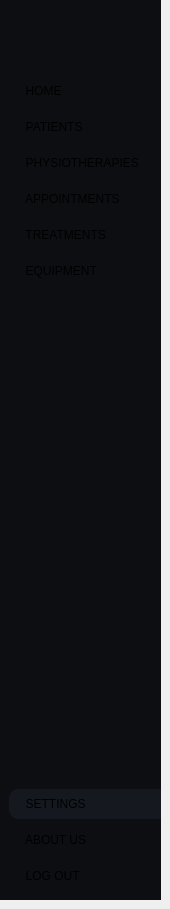
    <widget class="QWidget" name="settings_page">
     <property name="styleSheet">
      <string notr="true">#settings_page{
background-color : #15191f ; 
}</string>
     </property>
     <widget class="QWidget" name="SideMenu_7" native="true">
      <property name="geometry">
       <rect>
        <x>0</x>
        <y>0</y>
        <width>161</width>
        <height>900</height>
       </rect>
      </property>
      <property name="minimumSize">
       <size>
        <width>161</width>
        <height>900</height>
       </size>
      </property>
      <property name="maximumSize">
       <size>
        <width>161</width>
        <height>900</height>
       </size>
      </property>
      <property name="cursor">
       <cursorShape>CrossCursor</cursorShape>
      </property>
      <property name="styleSheet">
       <string notr="true">#SideMenu_7{
background-color : #0c0e12 ;
}
#SideMenu_7 QPushButton{
text-align : left ; 
padding  : 8px 10px ; 
border-top-left-radius : 10px ;
border-bottom-left-radius : 10px ; 
}
#SideMenu_7 QPushButton:hover {
    background-color: #15191f ; 
}</string>
      </property>
      <layout class="QVBoxLayout" name="verticalLayout_13">
       <property name="leftMargin">
        <number>9</number>
       </property>
       <property name="rightMargin">
        <number>0</number>
       </property>
       <item>
        <widget class="QLabel" name="label_5">
         <property name="minimumSize">
          <size>
           <width>0</width>
           <height>61</height>
          </size>
         </property>
         <property name="maximumSize">
          <size>
           <width>16777215</width>
           <height>45</height>
          </size>
         </property>
         <property name="styleSheet">
          <string notr="true">max-height : 45px ; 
margin-right : 9px ; </string>
         </property>
         <property name="text">
          <string/>
         </property>
         <property name="pixmap">
          <pixmap>../assets/solid care white version.png</pixmap>
         </property>
         <property name="scaledContents">
          <bool>true</bool>
         </property>
         <property name="alignment">
          <set>Qt::AlignCenter</set>
         </property>
        </widget>
       </item>
       <item>
        <widget class="QWidget" name="frame7_1" native="true">
         <property name="sizePolicy">
          <sizepolicy hsizetype="Ignored" vsizetype="Preferred">
           <horstretch>0</horstretch>
           <verstretch>0</verstretch>
          </sizepolicy>
         </property>
         <property name="minimumSize">
          <size>
           <width>131</width>
           <height>0</height>
          </size>
         </property>
         <layout class="QVBoxLayout" name="verticalLayout_27">
          <property name="spacing">
           <number>6</number>
          </property>
          <property name="leftMargin">
           <number>0</number>
          </property>
          <property name="rightMargin">
           <number>0</number>
          </property>
          <item>
           <widget class="QPushButton" name="home_7">
            <property name="styleSheet">
             <string notr="true"/>
            </property>
            <property name="text">
             <string>  HOME</string>
            </property>
            <property name="icon">
             <iconset>
              <normaloff>../assets/icons/home.svg</normaloff>../assets/icons/home.svg</iconset>
            </property>
            <property name="iconSize">
             <size>
              <width>20</width>
              <height>20</height>
             </size>
            </property>
           </widget>
          </item>
          <item>
           <widget class="QPushButton" name="clients_7">
            <property name="styleSheet">
             <string notr="true"/>
            </property>
            <property name="text">
             <string>  PATIENTS</string>
            </property>
            <property name="icon">
             <iconset>
              <normaloff>../assets/icons/users.svg</normaloff>../assets/icons/users.svg</iconset>
            </property>
            <property name="iconSize">
             <size>
              <width>20</width>
              <height>20</height>
             </size>
            </property>
           </widget>
          </item>
          <item>
           <widget class="QPushButton" name="employees_7">
            <property name="styleSheet">
             <string notr="true"/>
            </property>
            <property name="text">
             <string>  PHYSIOTHERAPIES</string>
            </property>
            <property name="icon">
             <iconset>
              <normaloff>../assets/icons/users.svg</normaloff>../assets/icons/users.svg</iconset>
            </property>
            <property name="iconSize">
             <size>
              <width>20</width>
              <height>20</height>
             </size>
            </property>
           </widget>
          </item>
          <item>
           <widget class="QPushButton" name="appointements_7">
            <property name="styleSheet">
             <string notr="true"/>
            </property>
            <property name="text">
             <string>  APPOINTMENTS</string>
            </property>
            <property name="icon">
             <iconset>
              <normaloff>../assets/icons/calendar.svg</normaloff>../assets/icons/calendar.svg</iconset>
            </property>
            <property name="iconSize">
             <size>
              <width>20</width>
              <height>20</height>
             </size>
            </property>
           </widget>
          </item>
          <item>
           <widget class="QPushButton" name="treatments_7">
            <property name="styleSheet">
             <string notr="true"/>
            </property>
            <property name="text">
             <string>  TREATMENTS</string>
            </property>
            <property name="icon">
             <iconset>
              <normaloff>../assets/icons/activity.svg</normaloff>../assets/icons/activity.svg</iconset>
            </property>
            <property name="iconSize">
             <size>
              <width>20</width>
              <height>20</height>
             </size>
            </property>
           </widget>
          </item>
          <item>
           <widget class="QPushButton" name="stock_7">
            <property name="styleSheet">
             <string notr="true"/>
            </property>
            <property name="text">
             <string>  EQUIPMENT</string>
            </property>
            <property name="icon">
             <iconset>
              <normaloff>../assets/icons/layers.svg</normaloff>../assets/icons/layers.svg</iconset>
            </property>
            <property name="iconSize">
             <size>
              <width>20</width>
              <height>20</height>
             </size>
            </property>
           </widget>
          </item>
         </layout>
        </widget>
       </item>
       <item>
        <spacer name="verticalSpacer_5">
         <property name="orientation">
          <enum>Qt::Vertical</enum>
         </property>
         <property name="sizeHint" stdset="0">
          <size>
           <width>140</width>
           <height>318</height>
          </size>
         </property>
        </spacer>
       </item>
       <item>
        <widget class="QWidget" name="frame7_2" native="true">
         <layout class="QVBoxLayout" name="verticalLayout_15">
          <property name="leftMargin">
           <number>0</number>
          </property>
          <property name="rightMargin">
           <number>0</number>
          </property>
          <item>
           <widget class="QPushButton" name="settings_7">
            <property name="styleSheet">
             <string notr="true">#settings_7{
background-color : #15191f ;
} </string>
            </property>
            <property name="text">
             <string>  SETTINGS</string>
            </property>
            <property name="icon">
             <iconset>
              <normaloff>../assets/icons/settings.svg</normaloff>../assets/icons/settings.svg</iconset>
            </property>
            <property name="iconSize">
             <size>
              <width>20</width>
              <height>20</height>
             </size>
            </property>
           </widget>
          </item>
          <item>
           <widget class="QPushButton" name="about_us_7">
            <property name="styleSheet">
             <string notr="true"/>
            </property>
            <property name="text">
             <string>  ABOUT US</string>
            </property>
            <property name="icon">
             <iconset>
              <normaloff>../assets/icons/info.svg</normaloff>../assets/icons/info.svg</iconset>
            </property>
            <property name="iconSize">
             <size>
              <width>20</width>
              <height>20</height>
             </size>
            </property>
           </widget>
          </item>
          <item>
           <widget class="QPushButton" name="logout_7">
            <property name="styleSheet">
             <string notr="true"/>
            </property>
            <property name="text">
             <string>  LOG OUT</string>
            </property>
            <property name="icon">
             <iconset>
              <normaloff>../assets/icons/log-out.svg</normaloff>../assets/icons/log-out.svg</iconset>
            </property>
            <property name="iconSize">
             <size>
              <width>20</width>
              <height>20</height>
             </size>
            </property>
           </widget>
          </item>
         </layout>
        </widget>
       </item>
      </layout>
     </widget>
    </widget>
